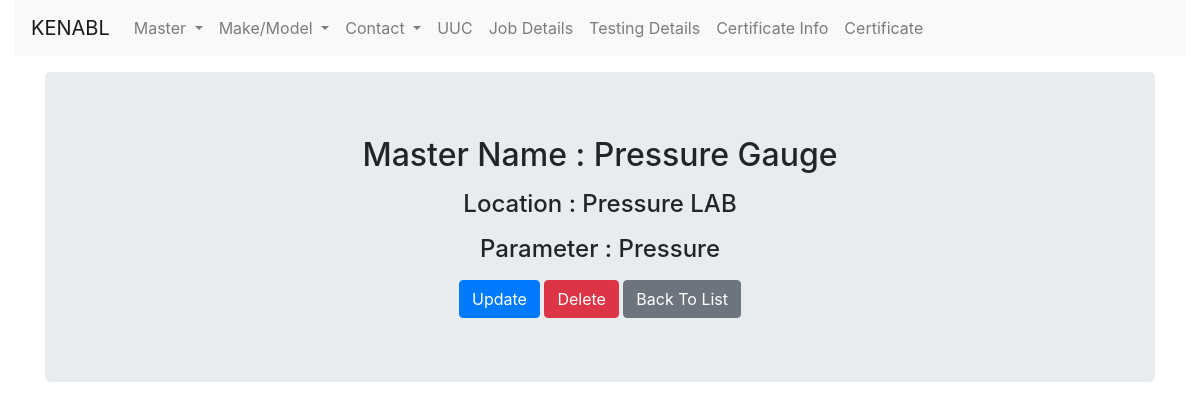
/parameter_calibrated/parametercalibrated/detail/1, run on the app's committed database.
### parameter_calibrated/models.py (models this page shows, shortened)
class ParameterCalibrated(models.Model):
    master_name = models.ForeignKey('masterinstrument.MasterInstrumentType', on_delete=models.CASCADE, null=True)
    location_name = models.ForeignKey('location.Location', on_delete=models.CASCADE, null=True)
    parameter_name = models.CharField(max_length=200)

### masterinstrument/models.py (models this page shows)
class MasterInstrumentType(models.Model):
    name = models.CharField(max_length=200)
    def __str__(self):
        return str(self.name)

### location/models.py (models this page shows)
class Location(models.Model):
    location_id = models.CharField(max_length=200)
    location_name = models.CharField(max_length=200)
    temp = models.CharField(max_length=200, null=True)
    rh = models.CharField(max_length=200, null=True)
    def __str__(self):
        return self.location_name

### parameter_calibrated/views.py (the view)
# urls.py: path('parametercalibrated/detail/<int:pk>', views.ParameterCalibratedDetail.as_view(), name='parametercalibrateddetail' ),
class ParameterCalibratedDetail(DetailView):
	context_object_name = 'pc_detail'
	model = ParameterCalibrated
	template_name = 'parameter_calibrated/parameter_calibrated_detail.html'

### parameter_calibrated/templates/parameter_calibrated/parameter_calibrated_detail.html (shortened to what this page needs)
{% extends "masterinstrument/base.html"%}
{% block content %}
<div class="container">
<div class="jumbotron">
<div>
	<h2 style="text-align:center;">Master Name : {{pc_detail.master_name}}</h2>
	<h4 style="text-align:center;">Location : {{pc_detail.location_name}}</h4>
	<h4 style="text-align:center;">Parameter : {{pc_detail.parameter_name}}</h4>
</div>
	<div class="text-center">
		<a href="{% url 'updateparametercalibrated' pk=pc_detail.pk  %}" class="btn btn-primary">Update</a>
		<a href="{% url 'deleteparametercalibrated' pk=pc_detail.pk  %}" class="btn btn-danger">Delete</a>
		<a href="{% url 'parametercalibrated_list' %}" class="btn btn-secondary">Back To List</a>
	</div>
</div>
</div>
{% endblock %}

### data on the page
ParameterCalibrated: master_name "Pressure Gauge", location_name "Pressure LAB", parameter_name "Pressure"
